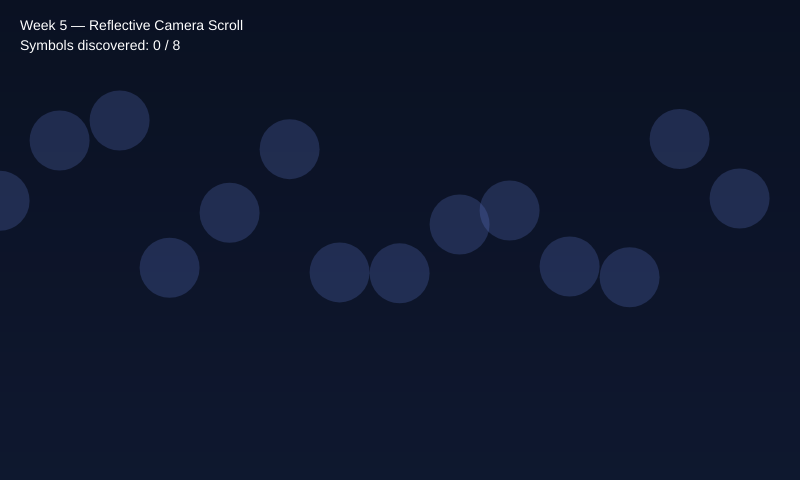
Frame 1 (no input)
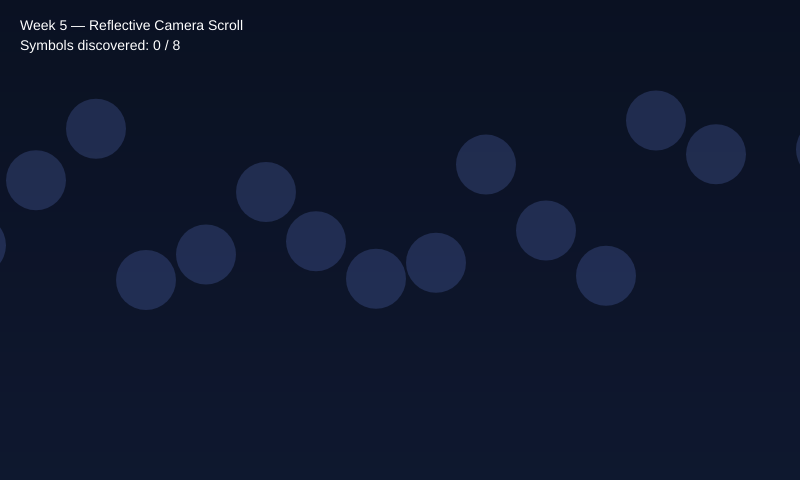
Frame 60 (no input)
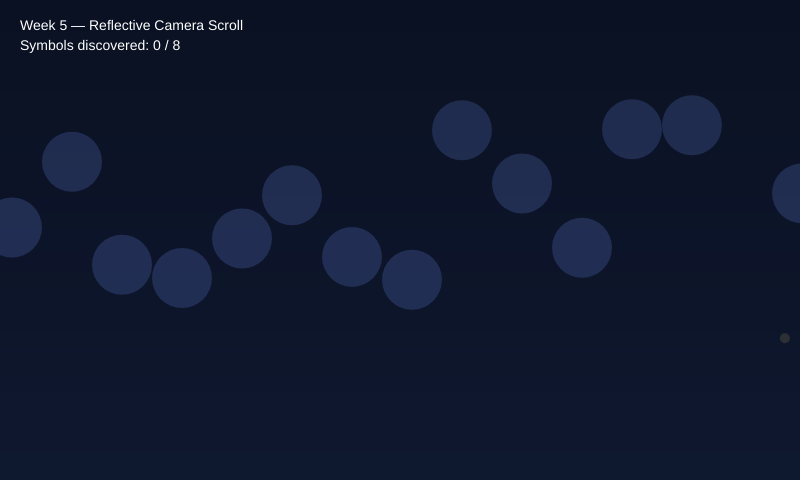
Frame 120 (the mouse pressed at the canvas centre since frame 60)

The p5.js sketch that drew these frames (run headless with seeded random() and noise() and a simulated clock; from frame 60 on, the mouse is pressed at the canvas centre):

// p5.js sketch
// ── sketch.js
/*
Week 5 — Side Quest: Reflective Camera Scroll
GBDA302

Goal:
- Camera moves automatically
- World larger than screen
- Slow pacing and emotional motion
- Hidden symbols to discover
*/

const VIEW_W = 800;
const VIEW_H = 480;

const WORLD_W = 3000;
const WORLD_H = 1200;

let cam = { x: 0, y: 0 };
let scrollSpeed = 0.4;

let symbols = [];
let fade = 0;

function setup() {
  createCanvas(VIEW_W, VIEW_H);
  noStroke();
  textFont("sans-serif");

  // Create hidden symbols in the world
  for (let i = 0; i < 8; i++) {
    symbols.push({
      x: random(200, WORLD_W - 200),
      y: random(200, WORLD_H - 200),
      discovered: false,
    });
  }
}

function draw() {
  background(20, 24, 35);

  // --- CAMERA AUTO SCROLL ---
  cam.x += scrollSpeed;

  // Slow pacing change near middle of world
  if (cam.x > WORLD_W * 0.4 && cam.x < WORLD_W * 0.6) {
    scrollSpeed = 0.15; // slow down (meditative pause)
  } else {
    scrollSpeed = 0.4;
  }

  // Stop at end
  cam.x = min(cam.x, WORLD_W - width);

  // --- DRAW WORLD ---
  push();
  translate(-cam.x, -cam.y);

  drawBackgroundGradient();
  drawFloatingOrbs();
  drawSymbols();

  pop();

  // Subtle fade overlay
  fill(0, 40);
  rect(0, 0, width, height);

  drawHUD();
}

/* ==========================
   WORLD VISUALS
========================== */

function drawBackgroundGradient() {
  for (let y = 0; y < WORLD_H; y += 4) {
    let c = map(y, 0, WORLD_H, 40, 80);
    fill(c * 0.3, c * 0.5, c);
    rect(0, y, WORLD_W, 4);
  }
}

function drawFloatingOrbs() {
  for (let i = 0; i < 40; i++) {
    let x = (i * 170) % WORLD_W;
    let y = 200 + sin(frameCount * 0.01 + i) * 80;

    fill(120, 150, 255, 60);
    ellipse(x, y, 60);
  }
}

function drawSymbols() {
  for (let s of symbols) {
    // Check if near center of screen
    let screenX = s.x - cam.x;
    let screenY = s.y - cam.y;

    if (
      screenX > width / 2 - 40 &&
      screenX < width / 2 + 40 &&
      screenY > height / 2 - 40 &&
      screenY < height / 2 + 40
    ) {
      s.discovered = true;
    }

    if (s.discovered) {
      fill(255, 220, 120);
      ellipse(s.x, s.y, 18);
    } else {
      fill(255, 220, 120, 40);
      ellipse(s.x, s.y, 10);
    }
  }
}

/* ==========================
   HUD
========================== */

function drawHUD() {
  fill(255);
  textSize(14);
  text("Week 5 — Reflective Camera Scroll", 20, 30);

  let found = symbols.filter((s) => s.discovered).length;
  text("Symbols discovered: " + found + " / " + symbols.length, 20, 50);
}
